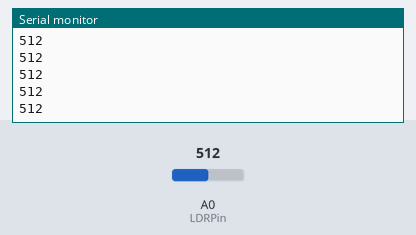
Recording of a sketch running on a simulated Arduino Uno, built with avr-gcc and run on an emulated ATmega328P. Parts: the last lines printed to the serial monitor. The test bench sets the inputs (shaded band); at power-on: A0 (LDRPin) = 512.

Above: at 1.2 s.
1.3 s: A0 (LDRPin) set to 716
At 2.4 s:
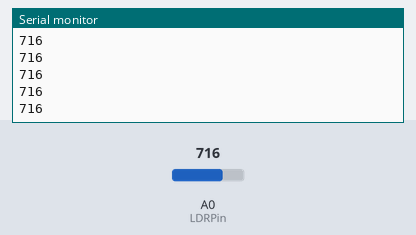
2.8 s: A0 (LDRPin) set to 900
At 3.6 s:
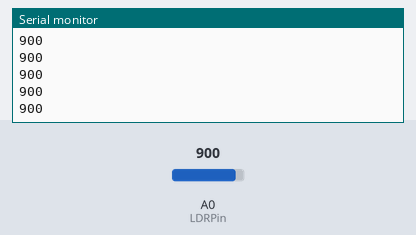
Timing chart, 0 to 5.8 s (numbered marks = the images above; inputs shaded):
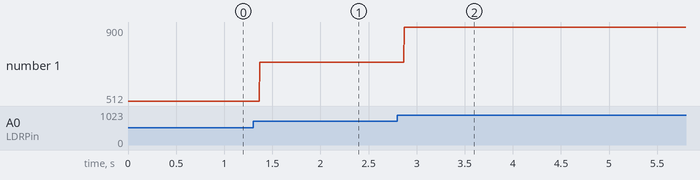

The sketch:

Test_ldr.ino
```cpp
const int LDRPin = A0;
const int threshold = 100;

void setup() {
  Serial.begin(9600);
  pinMode(LDRPin, INPUT);
}

void loop() {
  int input = analogRead(LDRPin);
  Serial.println(input);
}
```

Measured:
- after the input at 1.3 s, the serial monitor: prints a new line after 0.07 s (image 1)
- after the input at 2.8 s, the serial monitor: prints a new line after 0.07 s (image 2)
- plotted number 1: 512 → 716 after the input at 1.3 s, 716 → 900 after the input at 2.8 s
